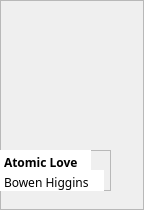
            <widget class="QFrame" name="frame_71">
             <property name="geometry">
              <rect>
               <x>458</x>
               <y>9</y>
               <width>144</width>
               <height>210</height>
              </rect>
             </property>
             <property name="frameShape">
              <enum>QFrame::StyledPanel</enum>
             </property>
             <property name="frameShadow">
              <enum>QFrame::Raised</enum>
             </property>
             <widget class="QLabel" name="label_41">
              <property name="geometry">
               <rect>
                <x>0</x>
                <y>0</y>
                <width>111</width>
                <height>141</height>
               </rect>
              </property>
              <property name="text">
               <string/>
              </property>
              <property name="pixmap">
               <pixmap resource="Resources.qrc">:/images/book-covers/book9.png</pixmap>
              </property>
              <property name="scaledContents">
               <bool>true</bool>
              </property>
             </widget>
             <widget class="QFrame" name="frame_72">
              <property name="geometry">
               <rect>
                <x>0</x>
                <y>150</y>
                <width>111</width>
                <height>41</height>
               </rect>
              </property>
              <property name="frameShape">
               <enum>QFrame::StyledPanel</enum>
              </property>
              <property name="frameShadow">
               <enum>QFrame::Raised</enum>
              </property>
              <widget class="QPlainTextEdit" name="plainTextEdit_77">
               <property name="geometry">
                <rect>
                 <x>0</x>
                 <y>0</y>
                 <width>91</width>
                 <height>21</height>
                </rect>
               </property>
               <property name="styleSheet">
                <string notr="true">font-weight: bold;
font-family: Baloo 2;
background: white;</string>
               </property>
               <property name="frameShape">
                <enum>QFrame::NoFrame</enum>
               </property>
               <property name="verticalScrollBarPolicy">
                <enum>Qt::ScrollBarAlwaysOff</enum>
               </property>
               <property name="tabChangesFocus">
                <bool>false</bool>
               </property>
               <property name="lineWrapMode">
                <enum>QPlainTextEdit::WidgetWidth</enum>
               </property>
               <property name="plainText">
                <string>Atomic Love</string>
               </property>
               <property name="textInteractionFlags">
                <set>Qt::TextSelectableByKeyboard|Qt::TextSelectableByMouse</set>
               </property>
              </widget>
              <widget class="QPlainTextEdit" name="plainTextEdit_78">
               <property name="geometry">
                <rect>
                 <x>0</x>
                 <y>20</y>
                 <width>104</width>
                 <height>21</height>
                </rect>
               </property>
               <property name="styleSheet">
                <string notr="true">font-family: Baloo 2;
background: white;</string>
               </property>
               <property name="frameShape">
                <enum>QFrame::NoFrame</enum>
               </property>
               <property name="verticalScrollBarPolicy">
                <enum>Qt::ScrollBarAlwaysOff</enum>
               </property>
               <property name="plainText">
                <string>Bowen Higgins</string>
               </property>
              </widget>
             </widget>
            </widget>
